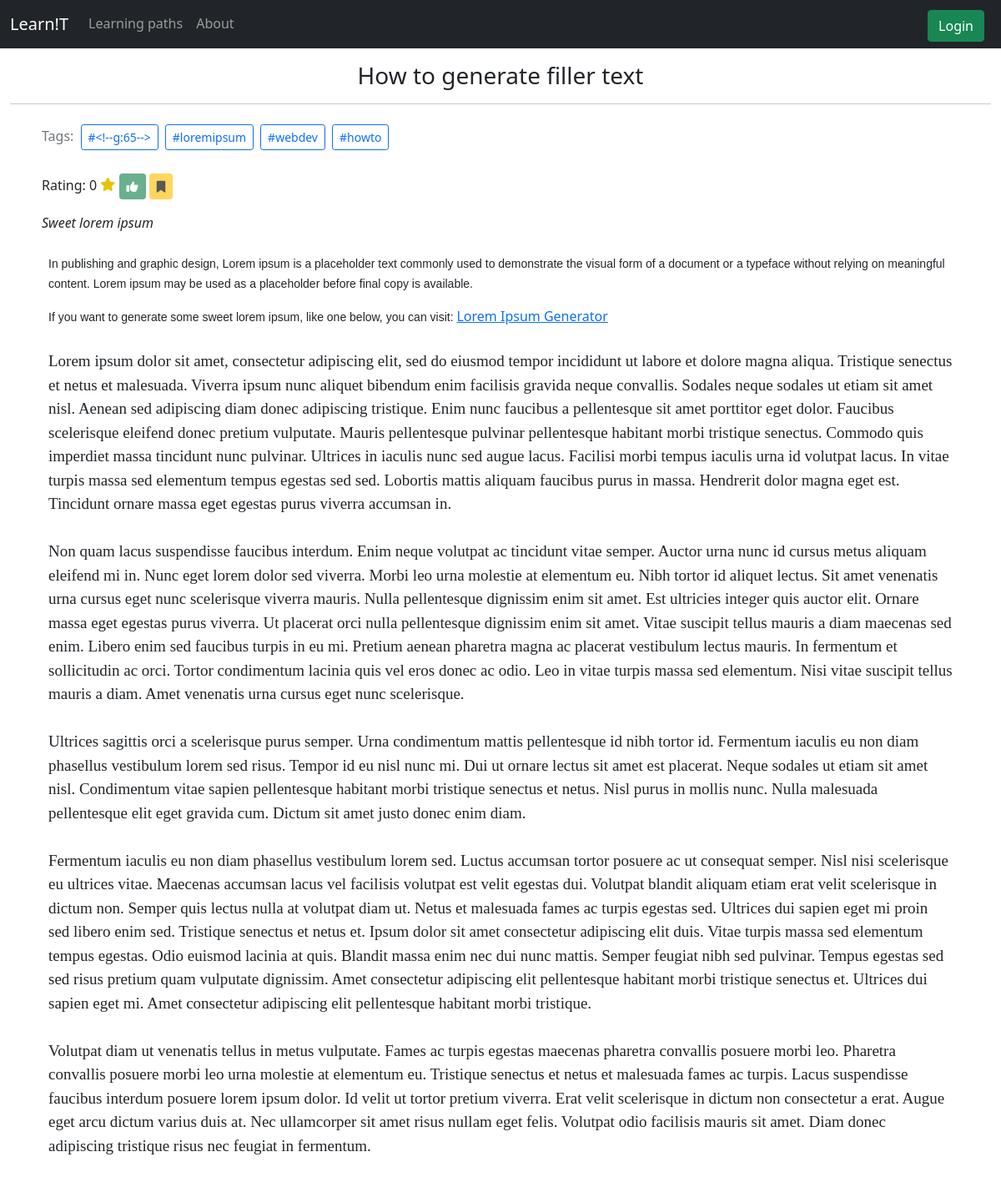
/path?id=42, run on an earlier commit of the app's database.
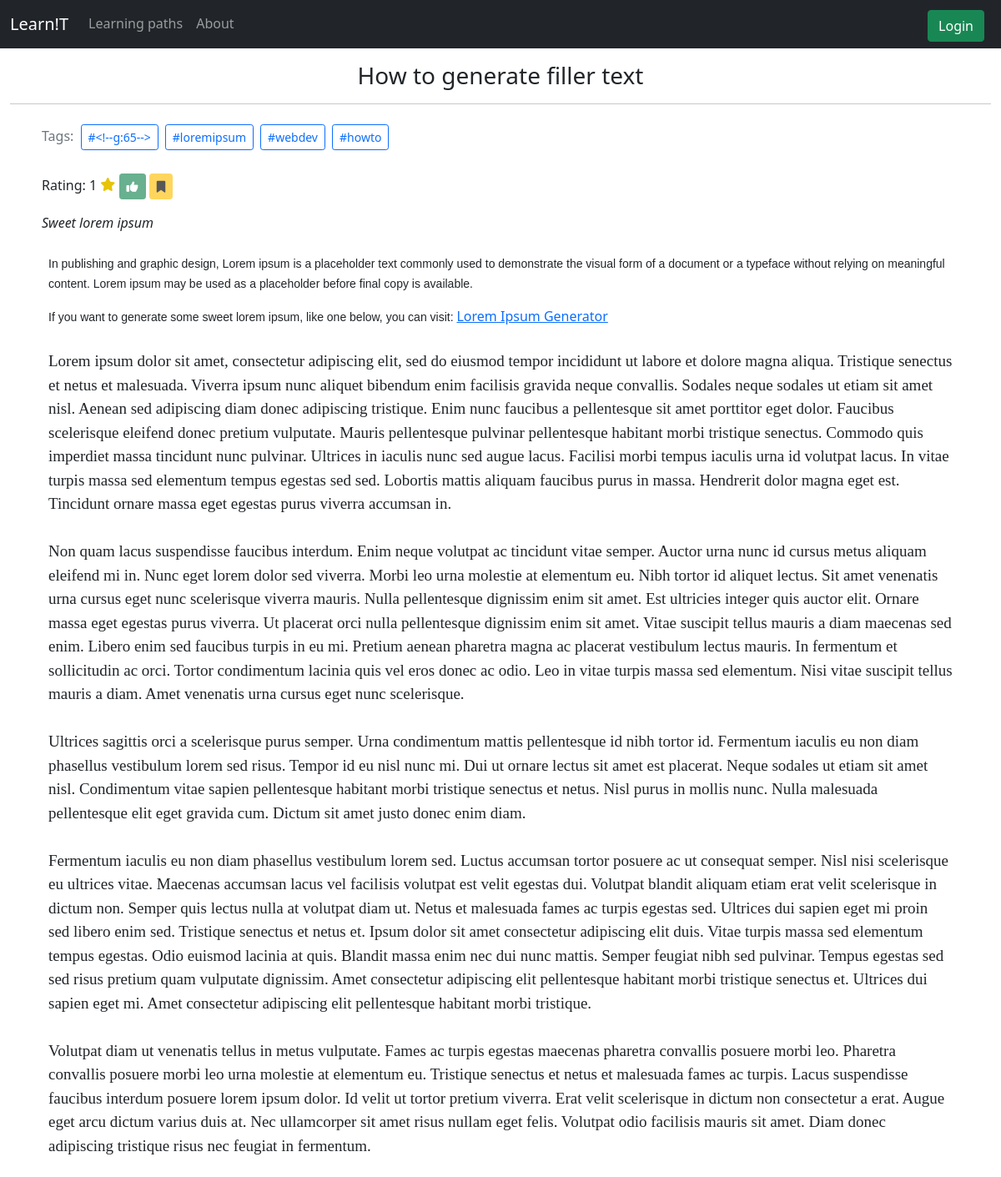
And on a later commit of the database.
### tables this page shows
CREATE TABLE lpaths (
    id INTEGER PRIMARY KEY AUTOINCREMENT,
    title TEXT NOT NULL,
    tags TEXT,
    excerpt TEXT,
    body TEXT,
    rating INTEGER DEFAULT 0,
    isActive INTEGER DEFAULT 0,
    voted TEXT DEFAULT "",
    userId INTEGER,
    FOREIGN KEY(userId) REFERENCES users(id)
);

### app.py (the view, shortened to what this page needs)
@app.route('/path', methods=['GET'])
def path():
    pathId = request.args.get('id')
    lpath = None
    bookmark = 0
    userId = None
    voted = None
    userId = session.get('user_id')
    with sqlite3.connect(DB) as conn:
        cur = conn.cursor()
        lpath = cur.execute(
            "SELECT * FROM lpaths WHERE id = ?", (pathId,)).fetchall()[0]
        if not lpath:
            return redirect('/')
    return render_template("path.html", active=active, lpath=lpath, userId=userId, voted=voted, bookmark=bookmark)

### templates/path.html (shortened to what this page needs)
{% extends "layout.html" %} {% block title %} {{lpath[1]}} {% endblock %} {%
block main %}
<h3 class="text-center">
  {{lpath[1]}}
  <hr />
</h3>
<div class="container-md">
  <div class="d-lg-flex flex-column">
    <div class="p-2">
      <h6 class="card-subtitle mb-2 text-muted" id="tags">
        Tags: <span name="tags">{{lpath[2]}}</span>
      </h6>
    </div>
    <div class="p-2">
      Rating: {{lpath[5]}}
      <i class="fa-solid fa-star" style="color: rgb(230, 196, 9)"></i>
      {%if voted == 'voted'%}
      <span class="d-inline-block" data-toggle="tooltip" title="Already voted">
        <button
          class="btn btn-success btn-sm mw-1"
          data-placement="right"
          style="pointer-events: none"
          type="button"
          disabled
        >
          <i class="fa-solid fa-thumbs-up"></i>
        </button>
      </span>
      {%elif userId%}
      <span class="d-inline-block" data-toggle="tooltip" title="Endorse">
        <button class="btn btn-success btn-sm mw-1" onclick="rate()">
          <i class="fa-solid fa-thumbs-up"></i>
        </button>
      </span>
      {%else%}
      <span class="d-inline-block" data-toggle="tooltip" title="Log in to rate">
        <button
          class="btn btn-success btn-sm mw-1"
          data-placement="right"
          style="pointer-events: none"
          type="button"
          disabled
        >
          <i class="fa-solid fa-thumbs-up"></i>
        </button>
      </span>
      {%endif%} {%if userId and bookmark == 1 %}
      <span
        class="d-inline-block"
        data-toggle="tooltip"
        title="Remove bookmark"
      >
        <button
          class="btn btn-danger btn-sm mw-1"
          data-placement="right"
          type="button"
          onclick="bookmark()"
        >
          <i class="fa-solid fa-bookmark"></i>
        </button>
      </span>
      {%else%}
      <span
        class="d-inline-block"
        data-toggle="tooltip"
        title="Log in to bookmark"
      >
        <button
          class="btn btn-warning btn-sm mw-1"
          data-placement="right"
          style="pointer-events: none"
          type="button"
          disabled
        >
          <i class="fa-solid fa-bookmark"></i>
        </button>
      </span>
      {%endif%}
    </div>
    <div class="p-2 fst-italic">{{lpath[3]}}</div>
    <div class="p-3 cardBody">{{lpath[4]|safe}}</div>
  </div>
</div>
{% endblock %}

### templates/layout.html (shortened to what this page needs)
<!DOCTYPE html>
<html lang="en">
  <head>
    <link
      href="https://cdn.jsdelivr.net/npm/bootstrap@5.1.3/dist/css/bootstrap.min.css"
      rel="stylesheet"
    />
    <link href="/static/styles.css" rel="stylesheet" />
  </head>
  <body>
    <nav class="navbar navbar-expand-sm navbar-dark bg-dark">
      <div class="container-fluid">
        <a class="navbar-brand nav-item" href="/">Learn!T</a>
        <div
          class="offcanvas bg-dark navbar-dark offcanvas-end"
          tabindex="-1"
          id="offcanvasNavbar"
          aria-labelledby="offcanvasNavbarLabel"
        >
          <div class="offcanvas-body">
            {%if session['user_id']%}
            <ul class="navbar-nav navbar-dark bg-dark flex-grow-1 pe-3">
              <li class="nav-item">
                {%if active[1]%}
                <a
                  class="nav-link active"
                  href="/learning-paths"
                  aria-current="page"
                  >Learning paths</a
                >
                {%else%}
                <a class="nav-link" href="/learning-paths">Learning paths</a>
                {%endif%}
              </li>
              <li class="nav-item">
                {%if active[2]%}
                <a class="nav-link active" href="/about" aria-current="page"
                  >About</a
                >
                {%else%}
                <a class="nav-link" href="/about">About</a>
                {%endif%}
              </li>
            </ul>
            <form class="d-flex">
              <a
                class="btn btn-success me-2 mt-1"
                type="button"
                href="/account"
              >
                Account
              </a>
              <a
                class="btn btn-outline-success me-2 mt-1"
                type="button"
                href="/logout"
              >
                Log out
              </a>
            </form>
            {%else%}
            <ul class="navbar-nav navbar-dark bg-dark flex-grow-1 pe-3">
              <li class="nav-item">
                {%if active[1]%}
                <a
                  class="nav-link active"
                  href="/learning-paths"
                  aria-current="page"
                  >Learning paths</a
                >
                {%else%}
                <a class="nav-link" href="/learning-paths">Learning paths</a>
                {%endif%}
              </li>
              <li class="nav-item">
                {%if active[2]%}
                <a class="nav-link active" href="/about" aria-current="page"
                  >About</a
                >
                {%else%}
                <a class="nav-link" href="/about">About</a>
                {%endif%}
              </li>
            </ul>
            <form class="d-flex">
              <a class="btn btn-success me-2 mt-1" type="button" href="/login">
                Login
              </a>
            </form>
            {%endif%}
          </div>
        </div>
      </div>
    </nav>
    <main class="container-fluid py-3">{% block main %}{% endblock %}</main>
  </body>
</html>

What changed in the data, as far as the page shows it:
changed lpaths "How to generate filler text": rating "0" → "1"
